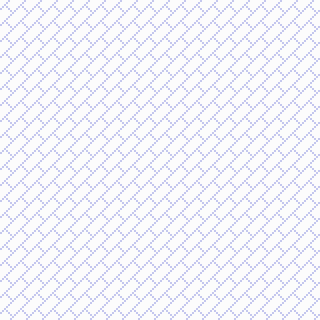

A 2D game scene composited from a Tiled map and its tileset images. What follows is a short description and the map's XML, with every tile layer's data as written:
An orthogonal 10x10 tile map with 32x32 px tiles, 1 tile layer (Interior).

<map version="1.9" tiledversion="1.9.2" orientation="orthogonal" renderorder="right-down" width="10" height="10" tilewidth="32" tileheight="32" infinite="0" nextlayerid="3" nextobjectid="1">
 <editorsettings>
  <export target="basic-interior.json" format="json" />
 </editorsettings>
 <tileset firstgid="1" name="interior" tilewidth="32" tileheight="32" tilecount="120" columns="12">
  <image source="../tilesets/interior.png" width="384" height="320" />
 </tileset>
 <layer id="1" name="Interior" width="10" height="10">
  <data encoding="csv">
109,109,109,109,109,109,109,109,109,109,
109,109,109,109,109,109,109,109,109,109,
109,109,109,109,109,109,109,109,109,109,
109,109,109,109,109,109,109,109,109,109,
109,109,109,109,109,109,109,109,109,109,
109,109,109,109,109,109,109,109,109,109,
109,109,109,109,109,109,109,109,109,109,
109,109,109,109,109,109,109,109,109,109,
109,109,109,109,109,109,109,109,109,109,
109,109,109,109,109,109,109,109,109,109
</data>
 </layer>
</map>